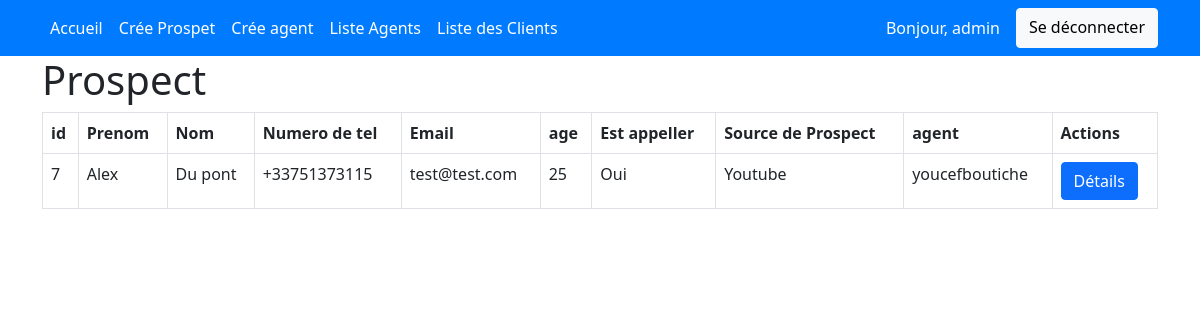
Screenshot of / (signed in) with the database file from the repository.
### crm_app/models.py (models this page shows, shortened)
class User(AbstractUser):
     pass

class Lead(models.Model):
    SOURCE_CHOICES = (
        ('Youtube','Youtube'),
        ('Google','Goole'),
        ('Newsletter','Newsletter'),
        ('Facebook','Facebook'),
        ('Instagram','Instagram'),
        ('TikTok','TikTok'),
    )
    first_name = models.CharField(max_length=255)
    last_name = models.CharField(max_length=255)
    phone_number = PhoneNumberField()
    email = models.EmailField(validators=[EmailValidator()])
    age = models.IntegerField(null=True, blank=True)
    phoned = models.BooleanField(default=False)
    source = models.CharField(choices=SOURCE_CHOICES,max_length=100)
    profile_picture = models.ImageField(null=True, blank=True,upload_to='leads/')
    file_field = models.FileField(null=True, blank=True,upload_to='documents/')
    agent = models.ForeignKey(Agent,on_delete=models.CASCADE)
    is_client = models.BooleanField(default=False)
    created_at = models.DateTimeField(auto_now_add=True)

class Agent(models.Model):
    user = models.OneToOneField(User,on_delete=models.CASCADE)
    def __str__(self):
        return self.user.username

### crm_app/views.py (the view)
# urls.py: path('',index,name='index'),
@login_required
def index(request):
    if request.user.is_superuser:
        leads = Lead.objects.all()
    else :
        try:
            agent = request.user.agent
            leads = Lead.objects.filter(agent=agent)
        except :
            print("Erreur!")
    context = {
        'leads':leads
    }
    return render(request,'index.html',context)

### crm_app/templates/index.html (shortened to what this page needs)
{% extends "base.html" %}
{% load static %}
{% block content %}
    <div class="container">
        <h1>Prospect</h1>
        <table class="table table-bordered">
            <thead>
              <tr>
                <th scope="col">id</th>
                <th scope="col">Prenom</th>
                <th scope="col">Nom</th>
                <th scope="col">Numero de tel</th>
                <th scope="col">Email</th>
                <th scope="col">age</th>
                <th scope="col">Est appeller</th>
                <th scope="col">Source de Prospect</th>
                <th scope="col">agent</th>
                <th>Actions</th>
              </tr>
            </thead>
            <tbody>
                {% for lead in leads %}
                    {% if not lead.is_client %}
                        <tr>
                            <td>{{ lead.id }}</td>
                            <td>{{ lead.first_name }}</td>
                            <td>{{ lead.last_name }}</td>
                            <td>{{ lead.phone_number }}</td>
                            <td>{{ lead.email }}</td>
                            <td>{{ lead.age }}</td>
                            <td>{{ lead.phoned|yesno:"Oui,Non" }}</td>
                            <td>{{ lead.source }}</td>
                            <td>{{ lead.agent }}</td>
                            <td>
                                <a href="{% url 'details_page' lead.id %}" class="btn btn-primary">Détails</a>
                            </td>
                        </tr>
                    {% endif %}
                {% endfor %}
            </tbody>
          </table>
    </div>
{% endblock content %}

### crm_app/templates/navbar.html (shortened to what this page needs)
<nav class="navbar navbar-expand-lg navbar-dark">
    <div class="container">
        <div class="collapse navbar-collapse" id="navbarNav">
            <ul class="navbar-nav me-auto mb-2 mb-lg-0">
                <li class="nav-item">
                    <a class="nav-link active" aria-current="page" href="{% url 'index' %}">Accueil</a>
                </li>
                <li class="nav-item">
                    <a class="nav-link" href="{% url 'create_lead' %}">Crée Prospet</a>
                </li>
                {% if request.user.is_authenticated %}
                    {% if request.user.is_superuser %}
                        <li class="nav-item">
                            <a class="nav-link" href="{% url 'create_agent' %}">Crée agent</a>
                        </li>
                        <li class="nav-item">
                            <a class="nav-link" href="{% url 'list_agents' %}">Liste Agents</a>
                        </li>
                    {% endif %}
                {% endif %}
                <li class="nav-item">
                    <a class="nav-link" href="{% url 'list_client' %}">Liste des Clients</a>
                </li>
            </ul>
            <div class="d-flex">
                {% if request.user.is_authenticated %}
                <a class="nav-link">Bonjour, {{ request.user.username }}</a>
                <a href="{% url 'logout' %}" class="btn btn-light">Se déconnecter</a>
                {% else %}
                    <a href="{% url 'login' %}" class="btn btn-custom me-2">Connexion</a>
                    <a href="{% url 'signup' %}" class="btn btn-custom me-2">S'inscrire</a>
                {% endif %}
            </div>
        </div>
    </div>
</nav>

### static/styles/style.css (style rules this page uses)
.navbar { background-color: #007bff; }
.navbar-brand, .nav-link { color: #fff !important; }

### rows the page displays
User: user.username "admin"
Lead: id "7", first_name "Alex", last_name "Du pont", phone_number "+33751373115", email "test@test.com", age "25", phoned "Oui", source "Youtube", agent "youcefboutiche"
